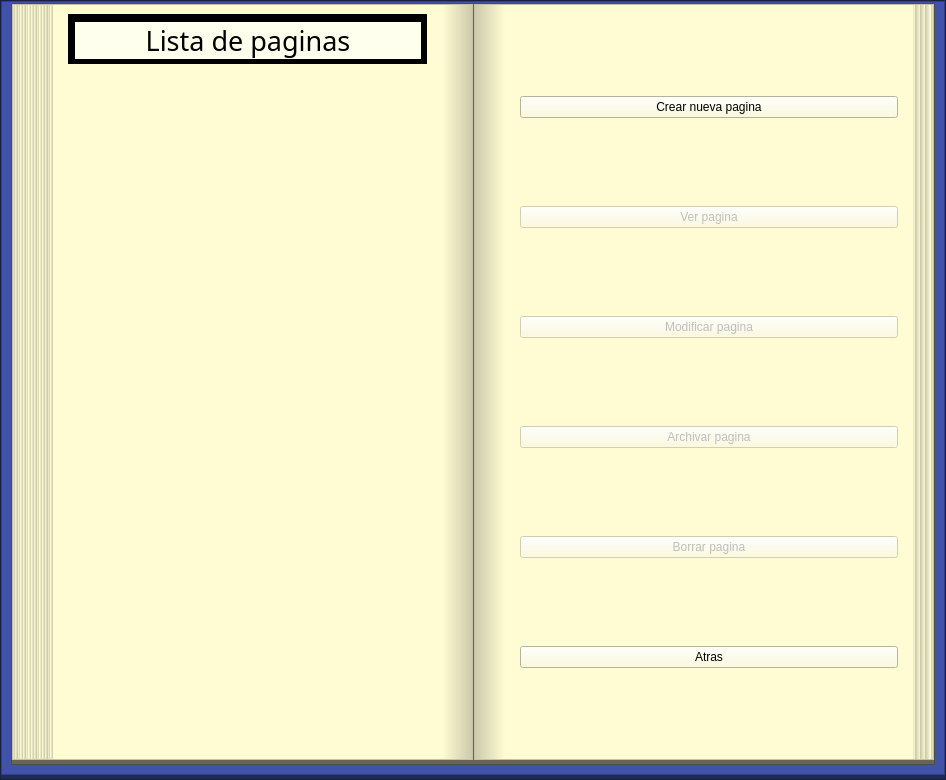
<?xml version="1.0" encoding="UTF-8"?>
<ui version="4.0">
 <class>WidgetPaginas</class>
 <widget class="QWidget" name="WidgetPaginas">
  <property name="geometry">
   <rect>
    <x>0</x>
    <y>0</y>
    <width>946</width>
    <height>780</height>
   </rect>
  </property>
  <property name="windowTitle">
   <string>Form</string>
  </property>
  <layout class="QVBoxLayout" name="verticalLayout">
   <property name="spacing">
    <number>0</number>
   </property>
   <property name="leftMargin">
    <number>0</number>
   </property>
   <property name="topMargin">
    <number>0</number>
   </property>
   <property name="rightMargin">
    <number>0</number>
   </property>
   <property name="bottomMargin">
    <number>0</number>
   </property>
   <item>
    <widget class="QFrame" name="frame">
     <property name="styleSheet">
      <string notr="true">background-color: rgb(32, 42, 84);</string>
     </property>
     <property name="frameShape">
      <enum>QFrame::StyledPanel</enum>
     </property>
     <property name="frameShadow">
      <enum>QFrame::Raised</enum>
     </property>
     <layout class="QVBoxLayout" name="verticalLayout_5">
      <property name="spacing">
       <number>0</number>
      </property>
      <property name="leftMargin">
       <number>0</number>
      </property>
      <property name="topMargin">
       <number>0</number>
      </property>
      <property name="rightMargin">
       <number>0</number>
      </property>
      <property name="bottomMargin">
       <number>4</number>
      </property>
      <item>
       <widget class="QFrame" name="frame_2">
        <property name="styleSheet">
         <string notr="true">background-color: rgb(64, 83, 168);</string>
        </property>
        <property name="frameShape">
         <enum>QFrame::StyledPanel</enum>
        </property>
        <property name="frameShadow">
         <enum>QFrame::Raised</enum>
        </property>
        <layout class="QVBoxLayout" name="verticalLayout_2">
         <property name="spacing">
          <number>2</number>
         </property>
         <property name="sizeConstraint">
          <enum>QLayout::SetNoConstraint</enum>
         </property>
         <property name="topMargin">
          <number>1</number>
         </property>
         <item>
          <widget class="QFrame" name="frame_16">
           <property name="styleSheet">
            <string notr="true">background-color: rgb(102, 101, 86);</string>
           </property>
           <property name="frameShape">
            <enum>QFrame::StyledPanel</enum>
           </property>
           <property name="frameShadow">
            <enum>QFrame::Plain</enum>
           </property>
           <layout class="QHBoxLayout" name="horizontalLayout_4">
            <property name="spacing">
             <number>1</number>
            </property>
            <property name="leftMargin">
             <number>0</number>
            </property>
            <property name="topMargin">
             <number>0</number>
            </property>
            <property name="rightMargin">
             <number>0</number>
            </property>
            <property name="bottomMargin">
             <number>4</number>
            </property>
            <item>
             <widget class="QFrame" name="frame_3">
              <property name="styleSheet">
               <string notr="true">background-color: rgb(255, 252, 212);</string>
              </property>
              <property name="frameShape">
               <enum>QFrame::StyledPanel</enum>
              </property>
              <property name="frameShadow">
               <enum>QFrame::Raised</enum>
              </property>
              <layout class="QHBoxLayout" name="horizontalLayout_3">
               <property name="leftMargin">
                <number>0</number>
               </property>
               <property name="topMargin">
                <number>0</number>
               </property>
               <property name="rightMargin">
                <number>0</number>
               </property>
               <property name="bottomMargin">
                <number>0</number>
               </property>
               <item>
                <widget class="QFrame" name="frame_11">
                 <property name="minimumSize">
                  <size>
                   <width>0</width>
                   <height>0</height>
                  </size>
                 </property>
                 <property name="styleSheet">
                  <string notr="true">background-color: qlineargradient(spread:repeat, x1:0.932, y1:1, x2:1, y2:1, stop:0 rgba(255, 252, 212, 255), stop:1 rgba(204, 202, 171, 255));
</string>
                 </property>
                 <property name="frameShape">
                  <enum>QFrame::NoFrame</enum>
                 </property>
                 <property name="frameShadow">
                  <enum>QFrame::Raised</enum>
                 </property>
                 <layout class="QVBoxLayout" name="verticalLayout_18">
                  <property name="spacing">
                   <number>0</number>
                  </property>
                  <property name="leftMargin">
                   <number>40</number>
                  </property>
                  <property name="topMargin">
                   <number>0</number>
                  </property>
                  <property name="rightMargin">
                   <number>0</number>
                  </property>
                  <property name="bottomMargin">
                   <number>0</number>
                  </property>
                 </layout>
                </widget>
               </item>
               <item>
                <widget class="QFrame" name="frame_6">
                 <property name="styleSheet">
                  <string notr="true">background-color: rgb(255, 252, 212);</string>
                 </property>
                 <property name="frameShape">
                  <enum>QFrame::NoFrame</enum>
                 </property>
                 <property name="frameShadow">
                  <enum>QFrame::Raised</enum>
                 </property>
                 <layout class="QVBoxLayout" name="verticalLayout_4">
                  <item>
                   <widget class="QFrame" name="frame_8">
                    <property name="minimumSize">
                     <size>
                      <width>0</width>
                      <height>40</height>
                     </size>
                    </property>
                    <property name="styleSheet">
                     <string notr="true">background-color: rgb(0, 0, 0);</string>
                    </property>
                    <property name="frameShape">
                     <enum>QFrame::StyledPanel</enum>
                    </property>
                    <property name="frameShadow">
                     <enum>QFrame::Raised</enum>
                    </property>
                    <layout class="QVBoxLayout" name="verticalLayout_6">
                     <property name="spacing">
                      <number>5</number>
                     </property>
                     <property name="leftMargin">
                      <number>6</number>
                     </property>
                     <property name="topMargin">
                      <number>7</number>
                     </property>
                     <property name="rightMargin">
                      <number>5</number>
                     </property>
                     <property name="bottomMargin">
                      <number>4</number>
                     </property>
                     <item>
                      <widget class="QLabel" name="labelpaginas">
                       <property name="font">
                        <font>
                         <family>Lucida Handwriting</family>
                         <pointsize>20</pointsize>
                         <weight>50</weight>
                         <italic>false</italic>
                         <bold>false</bold>
                        </font>
                       </property>
                       <property name="styleSheet">
                        <string notr="true">font: 20pt &quot;Lucida Handwriting&quot;;
background-color: rgb(254, 255, 237);</string>
                       </property>
                       <property name="text">
                        <string>Lista de paginas</string>
                       </property>
                       <property name="alignment">
                        <set>Qt::AlignCenter</set>
                       </property>
                      </widget>
                     </item>
                    </layout>
                   </widget>
                  </item>
                  <item>
                   <widget class="QListView" name="listViewPaginas">
                    <property name="styleSheet">
                     <string notr="true">font: 16pt &quot;Lucida Handwriting&quot;;</string>
                    </property>
                    <property name="frameShape">
                     <enum>QFrame::NoFrame</enum>
                    </property>
                    <property name="flow">
                     <enum>QListView::TopToBottom</enum>
                    </property>
                    <property name="viewMode">
                     <enum>QListView::IconMode</enum>
                    </property>
                    <property name="itemAlignment">
                     <set>Qt::AlignCenter</set>
                    </property>
                   </widget>
                  </item>
                 </layout>
                </widget>
               </item>
               <item>
                <widget class="QFrame" name="frame_15">
                 <property name="minimumSize">
                  <size>
                   <width>30</width>
                   <height>0</height>
                  </size>
                 </property>
                 <property name="styleSheet">
                  <string notr="true">background-color: qlineargradient(spread:pad, x1:0, y1:1, x2:1, y2:1, stop:0 rgba(255, 252, 212, 255), stop:1 rgba(204, 202, 171, 255));</string>
                 </property>
                 <property name="frameShape">
                  <enum>QFrame::NoFrame</enum>
                 </property>
                 <property name="frameShadow">
                  <enum>QFrame::Raised</enum>
                 </property>
                </widget>
               </item>
              </layout>
             </widget>
            </item>
            <item>
             <widget class="QFrame" name="frame_4">
              <property name="minimumSize">
               <size>
                <width>0</width>
                <height>0</height>
               </size>
              </property>
              <property name="styleSheet">
               <string notr="true">background-color: rgb(255, 252, 212);</string>
              </property>
              <property name="frameShape">
               <enum>QFrame::StyledPanel</enum>
              </property>
              <property name="frameShadow">
               <enum>QFrame::Raised</enum>
              </property>
              <property name="lineWidth">
               <number>0</number>
              </property>
              <layout class="QHBoxLayout" name="horizontalLayout_2">
               <property name="leftMargin">
                <number>0</number>
               </property>
               <property name="topMargin">
                <number>0</number>
               </property>
               <property name="rightMargin">
                <number>0</number>
               </property>
               <property name="bottomMargin">
                <number>0</number>
               </property>
               <item>
                <widget class="QFrame" name="frame_12">
                 <property name="sizePolicy">
                  <sizepolicy hsizetype="MinimumExpanding" vsizetype="Preferred">
                   <horstretch>0</horstretch>
                   <verstretch>0</verstretch>
                  </sizepolicy>
                 </property>
                 <property name="minimumSize">
                  <size>
                   <width>30</width>
                   <height>0</height>
                  </size>
                 </property>
                 <property name="maximumSize">
                  <size>
                   <width>0</width>
                   <height>16777215</height>
                  </size>
                 </property>
                 <property name="styleSheet">
                  <string notr="true">background-color: qlineargradient(spread:pad, x1:0, y1:1, x2:1, y2:1, stop:0 rgba(204, 202, 171, 255), stop:1 rgba(255, 252, 212, 255));</string>
                 </property>
                 <property name="frameShape">
                  <enum>QFrame::NoFrame</enum>
                 </property>
                 <property name="frameShadow">
                  <enum>QFrame::Raised</enum>
                 </property>
                </widget>
               </item>
               <item>
                <widget class="QFrame" name="frame_9">
                 <property name="sizePolicy">
                  <sizepolicy hsizetype="Expanding" vsizetype="Expanding">
                   <horstretch>0</horstretch>
                   <verstretch>0</verstretch>
                  </sizepolicy>
                 </property>
                 <property name="minimumSize">
                  <size>
                   <width>189</width>
                   <height>0</height>
                  </size>
                 </property>
                 <property name="styleSheet">
                  <string notr="true">background-color: rgb(255, 252, 212);</string>
                 </property>
                 <property name="frameShape">
                  <enum>QFrame::NoFrame</enum>
                 </property>
                 <property name="frameShadow">
                  <enum>QFrame::Raised</enum>
                 </property>
                 <layout class="QVBoxLayout" name="verticalLayout_11">
                  <item>
                   <widget class="QPushButton" name="pushButtonCrear_Pagina">
                    <property name="text">
                     <string>Crear nueva pagina</string>
                    </property>
                   </widget>
                  </item>
                  <item>
                   <widget class="QPushButton" name="pushButton_Ver_Pagina">
                    <property name="enabled">
                     <bool>false</bool>
                    </property>
                    <property name="text">
                     <string>Ver pagina</string>
                    </property>
                   </widget>
                  </item>
                  <item>
                   <widget class="QPushButton" name="pushButton_Modificar_Pagina">
                    <property name="enabled">
                     <bool>false</bool>
                    </property>
                    <property name="text">
                     <string>Modificar pagina</string>
                    </property>
                   </widget>
                  </item>
                  <item>
                   <widget class="QPushButton" name="pushButton_Archivar_Pagina">
                    <property name="enabled">
                     <bool>false</bool>
                    </property>
                    <property name="text">
                     <string>Archivar pagina</string>
                    </property>
                   </widget>
                  </item>
                  <item>
                   <widget class="QPushButton" name="pushButton_Borrar_Pagina">
                    <property name="enabled">
                     <bool>false</bool>
                    </property>
                    <property name="text">
                     <string>Borrar pagina</string>
                    </property>
                   </widget>
                  </item>
                  <item>
                   <widget class="QPushButton" name="pushButtonRegresar">
                    <property name="text">
                     <string>Atras</string>
                    </property>
                   </widget>
                  </item>
                 </layout>
                </widget>
               </item>
               <item>
                <widget class="QFrame" name="frame_10">
                 <property name="minimumSize">
                  <size>
                   <width>0</width>
                   <height>0</height>
                  </size>
                 </property>
                 <property name="styleSheet">
                  <string notr="true">background-color: rgb(255, 252, 212);
background-color: qlineargradient(spread:repeat, x1:0.373051, y1:0.409, x2:0.624, y2:0.409, stop:0 rgba(204, 202, 171, 255), stop:1 rgba(255, 252, 212, 255));</string>
                 </property>
                 <property name="frameShape">
                  <enum>QFrame::NoFrame</enum>
                 </property>
                 <property name="frameShadow">
                  <enum>QFrame::Raised</enum>
                 </property>
                 <layout class="QVBoxLayout" name="verticalLayout_3">
                  <property name="spacing">
                   <number>0</number>
                  </property>
                  <property name="leftMargin">
                   <number>20</number>
                  </property>
                  <property name="topMargin">
                   <number>0</number>
                  </property>
                  <property name="rightMargin">
                   <number>0</number>
                  </property>
                  <property name="bottomMargin">
                   <number>0</number>
                  </property>
                 </layout>
                </widget>
               </item>
              </layout>
             </widget>
            </item>
           </layout>
          </widget>
         </item>
        </layout>
       </widget>
      </item>
     </layout>
    </widget>
   </item>
  </layout>
 </widget>
 <resources/>
 <connections/>
</ui>
